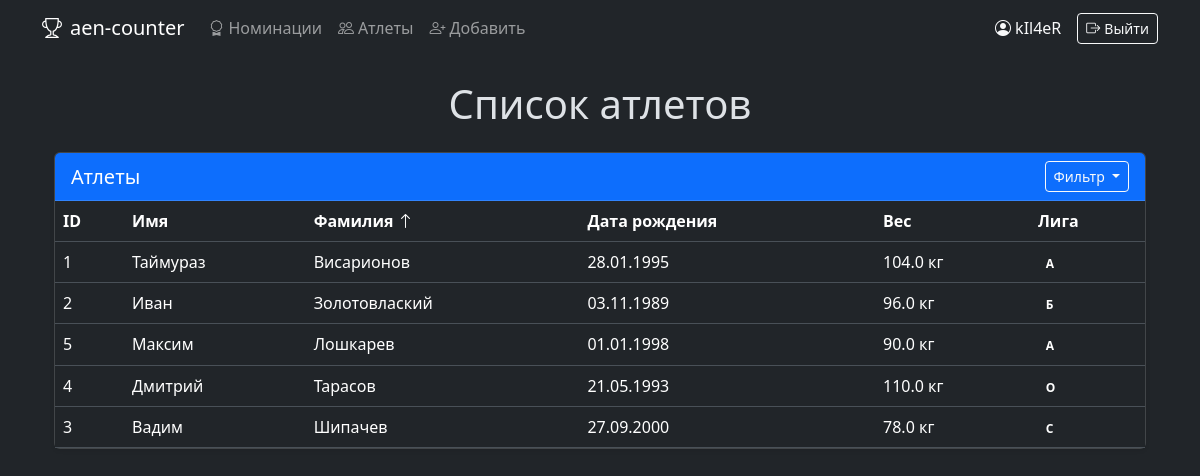
The page /athlets?sort=surname&order=asc (signed in) on the database its author committed.
### data/users.py (models this page shows, shortened)
class User(SqlAlchemyBase, UserMixin):
    __tablename__ = 'users'
    id = sa.Column(sa.Integer, primary_key=True, autoincrement=True)
    username = sa.Column(sa.String, nullable=False, unique=True)
    hashed_password = sa.Column(sa.String, nullable=False)

### data/athletes.py (models this page shows)
class Athlete(SqlAlchemyBase):
    __tablename__ = 'athletes'
    id = sa.Column(sa.Integer, primary_key=True, autoincrement=True)
    name = sa.Column(sa.String, nullable=False)
    surname = sa.Column(sa.String, nullable=False)
    birth_date = sa.Column(sa.Date, nullable=False)
    weight = sa.Column(sa.Float)
    league = sa.Column(sa.Integer)

### main.py (the view)
@app.route('/athlets')
@login_required
def athlets():
    db_sess = db_session.create_session()
    sort_by = request.args.get('sort')
    sort_order = request.args.get('order')
    query = db_sess.query(Athlete)
    if sort_by == 'surname':
        if sort_order == 'asc':
            query = query.order_by(Athlete.surname.asc())
        else:
            query = query.order_by(Athlete.surname.desc())
    elif sort_by == 'weight':
        if sort_order == 'asc':
            query = query.order_by(Athlete.weight.asc())
        else:
            query = query.order_by(Athlete.weight.desc())
    elif sort_by == 'league':
        if sort_order == 'asc':
            query = query.order_by(Athlete.league.asc())
        else:
            query = query.order_by(Athlete.league.desc())
    athletes = query.all()
    return render_template('list_athlets.html', athletes=athletes, title='Атлеты')

### data/db_session.py (called while the page is built)
def create_session() -> Session:
    global __factory
    return __factory()

### main.py (called while the page is built)
@login_manager.user_loader
def load_user(user_id):
    db_sess = db_session.create_session()
    return db_sess.query(User).get(user_id)

### templates/list_athlets.html (shortened to what this page needs)
{% extends "base.html" %}
{% block content %}
<div class="container mt-4">
    <h1 class="text-center mb-4">Список атлетов</h1>
    <div class="card shadow-sm">
        <div class="card-header bg-primary text-white">
            <div class="d-flex justify-content-between align-items-center">
                <h5 class="mb-0">Атлеты</h5>
                <div class="dropdown">
                    <button class="btn btn-sm btn-outline-light dropdown-toggle" type="button" id="sortDropdown"
                            data-bs-toggle="dropdown" aria-expanded="false">
                        Фильтр
                    </button>
                </div>
            </div>
        </div>
        <div class="table-responsive">
            <table class="table table-hover mb-0">
                <thead class="thead-light">
                    <tr>
                        <th scope="col" class="text-nowrap">ID</th>
                        <th scope="col" class="text-nowrap">Имя</th>
                        <th scope="col" class="text-nowrap">
                            Фамилия
                            {% if request.args.get('sort') == 'surname' %}
                                {% if request.args.get('order') == 'asc' %}
                                    <i class="bi bi-arrow-up"></i>
                                {% else %}
                                    <i class="bi bi-arrow-down"></i>
                                {% endif %}
                            {% endif %}
                        </th>
                        <th scope="col" class="text-nowrap">Дата рождения</th>
                        <th scope="col" class="text-nowrap">
                            Вес
                        </th>
                        <th scope="col" class="text-nowrap">
                            Лига
                        </th>
                    </tr>
                </thead>
                <tbody>
                    {% for athlete in athletes %}
                    <tr>
                        <td>{{ athlete.id }}</td>
                        <td>{{ athlete.name }}</td>
                        <td>{{ athlete.surname }}</td>
                        <td>{{ athlete.birth_date.strftime('%d.%m.%Y') }}</td>
                        <td>{{ athlete.weight }} кг</td>
                        <td>
                            <span class="badge
                                {% if athlete.league == 0 %}
                                {% elif athlete.league == 1 %}
                                {% elif athlete.league == 2 %}
                                {% elif athlete.league == 3 %}
                                {% endif %}">
                                {% if athlete.league == 0 %}А
                                {% elif athlete.league == 1 %}Б
                                {% elif athlete.league == 2 %}C
                                {% elif athlete.league == 3 %}О
                                {% endif %}
                            </span>
                        </td>
                    </tr>
                    {% endfor %}
                </tbody>
            </table>
        </div>
    </div>
</div>
{% endblock %}

### templates/base.html (shortened to what this page needs)
<!doctype html>
<html lang="ru" data-bs-theme="dark">
<head>
    <link href="https://cdn.jsdelivr.net/npm/bootstrap@5.3.5/dist/css/bootstrap.min.css" rel="stylesheet"
>
    <link rel="stylesheet" href="https://cdn.jsdelivr.net/npm/bootstrap-icons@1.11.1/font/bootstrap-icons.css">
</head>
<body>
<nav class="navbar navbar-expand-lg bg-dark navbar-dark mb-4">
    <div class="container">
        <a class="navbar-brand" href="/">
            <i class="bi bi-trophy me-2"></i>aen-counter
        </a>
        <div class="collapse navbar-collapse" id="navbarSupportedContent">
            <ul class="navbar-nav me-auto mb-2 mb-lg-0">
                <li class="nav-item">
                    <a class="nav-link" href="/nomination">
                        <i class="bi bi-award me-1"></i>Номинации
                    </a>
                </li>
                <li class="nav-item">
                    <a class="nav-link" href="/athlets">
                        <i class="bi bi-people me-1"></i>Атлеты
                    </a>
                </li>
                <li class="nav-item">
                    <a class="nav-link" href="/add_athlete">
                        <i class="bi bi-person-plus me-1"></i>Добавить
                    </a>
                </li>
            </ul>
            <div class="d-flex gap-2 align-items-center">
                {% if current_user.is_authenticated %}
                    <span class="text-light me-2">
                        <i class="bi bi-person-circle me-1"></i>{{ current_user.username }}
                    </span>
                    <a href="/logout" class="btn btn-outline-light btn-sm">
                        <i class="bi bi-box-arrow-right me-1"></i>Выйти
                    </a>
                {% endif %}
            </div>
        </div>
    </div>
</nav>
<div class="container">
    {% block content %}{% endblock %}
</div>
</body>
</html>

### rows shown on the page
User: username "kIl4eR"
Athlete: id "1", name "Таймураз", surname "Висарионов", birth_date "28.01.1995", weight "104.0", league "А"
Athlete: id "2", name "Иван", surname "Золотовлаский", birth_date "03.11.1989", weight "96.0", league "Б"
Athlete: id "5", name "Максим", surname "Лошкарев", birth_date "01.01.1998", weight "90.0", league "А"
Athlete: id "4", name "Дмитрий", surname "Тарасов", birth_date "21.05.1993", weight "110.0", league "О"
Athlete: id "3", name "Вадим", surname "Шипачев", birth_date "27.09.2000", weight "78.0", league "C"
